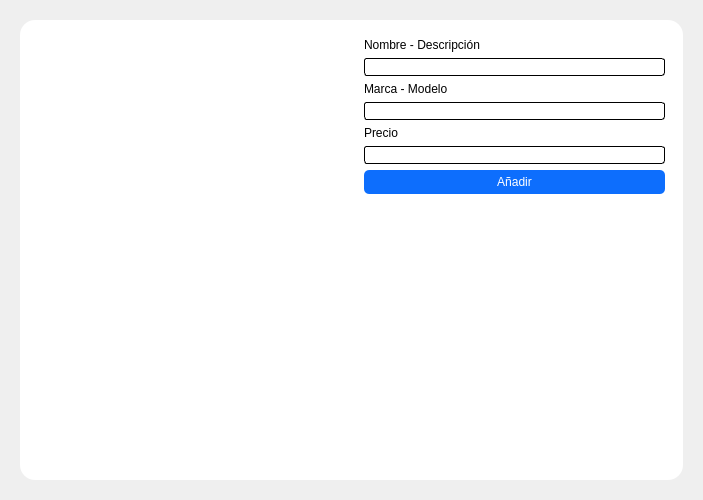
<?xml version="1.0" encoding="UTF-8"?>
<ui version="4.0">
 <class>Productos</class>
 <widget class="QWidget" name="Productos">
  <property name="geometry">
   <rect>
    <x>0</x>
    <y>0</y>
    <width>703</width>
    <height>500</height>
   </rect>
  </property>
  <property name="minimumSize">
   <size>
    <width>0</width>
    <height>500</height>
   </size>
  </property>
  <property name="windowTitle">
   <string>Form</string>
  </property>
  <property name="styleSheet">
   <string notr="true">*{
	border: none;
}
#dashboard{
	background-color: #eff9fe;
}
#cards QFrame{
	background-color: white;
	border-radius: 15px;
}
#frMain{
	background-color: white;
	border-radius: 15px;
}
QLineEdit{
	background: white;
	border: 1px solid black;
	border-radius: 3px;
}
QPushButton{
	padding: 5px;
	border-radius: 5px;
	color:white;
	background: #0d6efd;
}
QPushButton:hover{
	background: #1e7fff;
}</string>
  </property>
  <layout class="QVBoxLayout" name="verticalLayout">
   <item>
    <widget class="QWidget" name="main" native="true">
     <layout class="QHBoxLayout" name="horizontalLayout_15">
      <item>
       <widget class="QFrame" name="frMain">
        <property name="frameShape">
         <enum>QFrame::StyledPanel</enum>
        </property>
        <property name="frameShadow">
         <enum>QFrame::Raised</enum>
        </property>
        <layout class="QHBoxLayout" name="horizontalLayout">
         <item>
          <widget class="QFrame" name="frameView">
           <property name="minimumSize">
            <size>
             <width>300</width>
             <height>0</height>
            </size>
           </property>
           <property name="frameShape">
            <enum>QFrame::StyledPanel</enum>
           </property>
           <property name="frameShadow">
            <enum>QFrame::Raised</enum>
           </property>
           <layout class="QVBoxLayout" name="verticalLayout_4">
            <item>
             <widget class="QWidget" name="widget" native="true">
              <layout class="QVBoxLayout" name="verticalLayout_5">
               <item>
                <widget class="QTableView" name="tableView">
                 <property name="sizeAdjustPolicy">
                  <enum>QAbstractScrollArea::AdjustToContents</enum>
                 </property>
                </widget>
               </item>
              </layout>
             </widget>
            </item>
           </layout>
          </widget>
         </item>
         <item>
          <widget class="QFrame" name="frameAdd">
           <property name="minimumSize">
            <size>
             <width>250</width>
             <height>0</height>
            </size>
           </property>
           <property name="maximumSize">
            <size>
             <width>350</width>
             <height>16777215</height>
            </size>
           </property>
           <property name="frameShape">
            <enum>QFrame::StyledPanel</enum>
           </property>
           <property name="frameShadow">
            <enum>QFrame::Raised</enum>
           </property>
           <layout class="QVBoxLayout" name="verticalLayout_2">
            <property name="leftMargin">
             <number>0</number>
            </property>
            <property name="topMargin">
             <number>0</number>
            </property>
            <property name="rightMargin">
             <number>0</number>
            </property>
            <property name="bottomMargin">
             <number>0</number>
            </property>
            <item alignment="Qt::AlignTop">
             <widget class="QFrame" name="frame">
              <property name="frameShape">
               <enum>QFrame::StyledPanel</enum>
              </property>
              <property name="frameShadow">
               <enum>QFrame::Raised</enum>
              </property>
              <layout class="QVBoxLayout" name="verticalLayout_3">
               <item>
                <widget class="QLabel" name="lblNombre">
                 <property name="text">
                  <string>Nombre - Descripción</string>
                 </property>
                </widget>
               </item>
               <item>
                <widget class="QLineEdit" name="leDescripcion"/>
               </item>
               <item>
                <widget class="QLabel" name="lblMarca">
                 <property name="text">
                  <string>Marca - Modelo</string>
                 </property>
                </widget>
               </item>
               <item>
                <widget class="QLineEdit" name="leMarca"/>
               </item>
               <item>
                <widget class="QLabel" name="lblPrecio">
                 <property name="text">
                  <string>Precio</string>
                 </property>
                </widget>
               </item>
               <item>
                <widget class="QLineEdit" name="lePrecio"/>
               </item>
               <item>
                <widget class="QPushButton" name="btnCreate">
                 <property name="cursor">
                  <cursorShape>PointingHandCursor</cursorShape>
                 </property>
                 <property name="text">
                  <string>Añadir</string>
                 </property>
                </widget>
               </item>
              </layout>
             </widget>
            </item>
            <item>
             <widget class="QFrame" name="frame_2">
              <property name="frameShape">
               <enum>QFrame::StyledPanel</enum>
              </property>
              <property name="frameShadow">
               <enum>QFrame::Raised</enum>
              </property>
             </widget>
            </item>
           </layout>
          </widget>
         </item>
        </layout>
       </widget>
      </item>
     </layout>
    </widget>
   </item>
  </layout>
 </widget>
 <resources>
  <include location="../../PySide-Projects/intrefaceIA/resources.qrc"/>
  <include location="../../AICountDrive/interfaces/resources.qrc"/>
 </resources>
 <connections/>
</ui>
